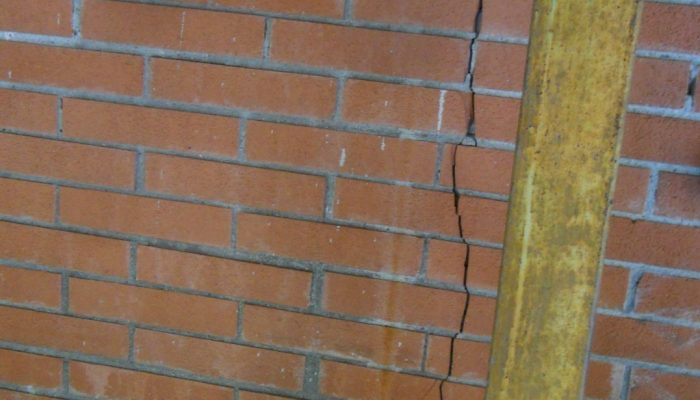
#> input picture imagenesPractica4/grieta1.jpg, 700 x 400 px
$ python retinex.py
#> lines starting #> are read from the running program, lines starting #| are printed output that depends on the picture
#> further down, img is the input picture: shape (400, 700, 3); mean B, G, R 87.4, 108.8, 134
import numpy as np
import cv2

def singleScaleRetinex(img,variance):
    retinex = np.log10(img) - np.log10(cv2.GaussianBlur(img, (0, 0), variance))
    return retinex

def multiScaleRetinex(img, variance_list):
    retinex = np.zeros_like(img)
    for variance in variance_list:
        retinex += singleScaleRetinex(img, variance)
#> this loop made 3 passes
#> pass 1, in singleScaleRetinex, `retinex = np.log10(img) - np.log10(cv2.GaussianBlur(img, (0, 0), varia..`:
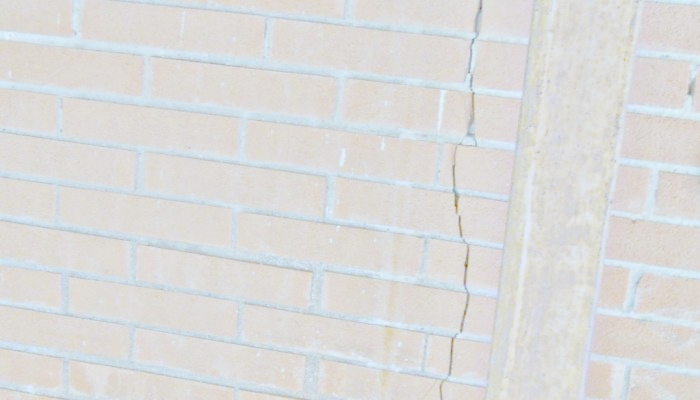
#> retinex: shape (400, 700, 3) float64; mean of channels 0, 1, 2 -0.0087, -0.00321, -0.00355; drawn with min black and max white
    retinex = retinex / len(variance_list)
    return retinex


def MSR(img, variance_list):
    img = np.float64(img) + 1.0
    img_retinex = multiScaleRetinex(img, variance_list)

    for i in range(img_retinex.shape[2]):
        unique, count = np.unique(np.int32(img_retinex[:, :, i] * 100), return_counts=True)
        for u, c in zip(unique, count):
            if u == 0:
                zero_count = c
                break
        low_val = unique[0] / 100.0
        high_val = unique[-1] / 100.0
        for u, c in zip(unique, count):
            if u < 0 and c < zero_count * 0.1:
                low_val = u / 100.0
            if u > 0 and c < zero_count * 0.1:
                high_val = u / 100.0
                break
        img_retinex[:, :, i] = np.maximum(np.minimum(img_retinex[:, :, i], high_val), low_val)

        img_retinex[:, :, i] = (img_retinex[:, :, i] - np.min(img_retinex[:, :, i])) / \
                               (np.max(img_retinex[:, :, i]) - np.min(img_retinex[:, :, i])) \
                               * 255
#> this loop made 3 passes
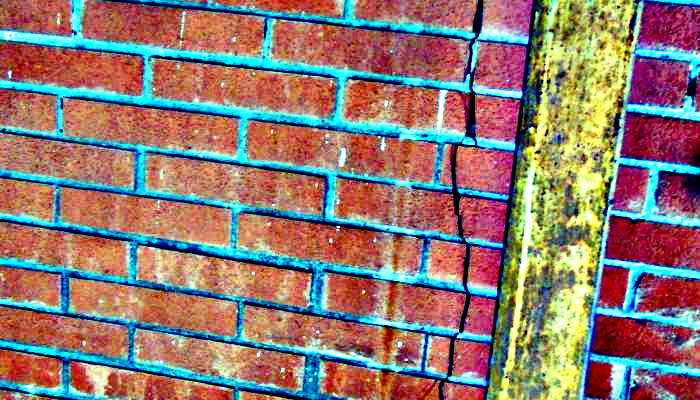
#> img_retinex: shape (400, 700, 3) float64; mean of channels 0, 1, 2 112.9, 121.5, 143.4; drawn as B, G, R
    img_retinex = np.uint8(img_retinex)
    return img_retinex


def SSR(img, variance):
#> called with variance = 300
    img = np.float64(img) + 1.0
    img_retinex = singleScaleRetinex(img, variance)
    for i in range(img_retinex.shape[2]):
        unique, count = np.unique(np.int32(img_retinex[:, :, i] * 100), return_counts=True)
        for u, c in zip(unique, count):
            if u == 0:
                zero_count = c
                break
        low_val = unique[0] / 100.0
        high_val = unique[-1] / 100.0
        for u, c in zip(unique, count):
            if u < 0 and c < zero_count * 0.1:
                low_val = u / 100.0
            if u > 0 and c < zero_count * 0.1:
                high_val = u / 100.0
                break
        img_retinex[:, :, i] = np.maximum(np.minimum(img_retinex[:, :, i], high_val), low_val)

        img_retinex[:, :, i] = (img_retinex[:, :, i] - np.min(img_retinex[:, :, i])) / \
                               (np.max(img_retinex[:, :, i]) - np.min(img_retinex[:, :, i])) \
                               * 255
#> this loop made 3 passes
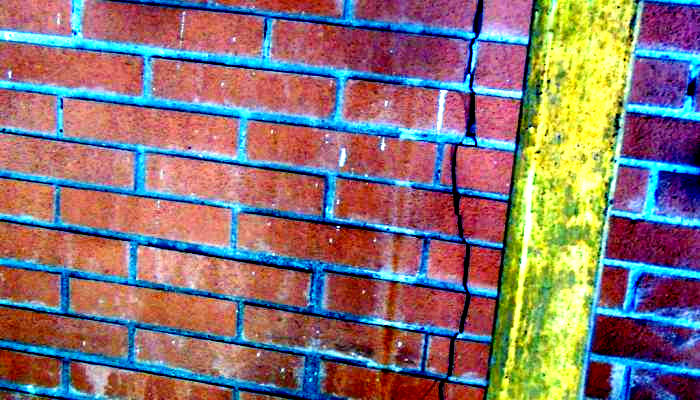
#> img_retinex: shape (400, 700, 3) float64; mean of channels 0, 1, 2 115.9, 115.6, 139.6; drawn as B, G, R
    img_retinex = np.uint8(img_retinex)
    return img_retinex


variance_list=[15, 80, 30]
variance=300

img = cv2.imread("../imagenesPractica4/grieta1.jpg")
img_msr=MSR(img,variance_list)
img_ssr=SSR(img, variance)

cv2.imshow('Original', img)
cv2.imshow('MSR', img_msr)
cv2.imshow('SSR', img_ssr)


cv2.waitKey(0)
cv2.destroyAllWindows()
